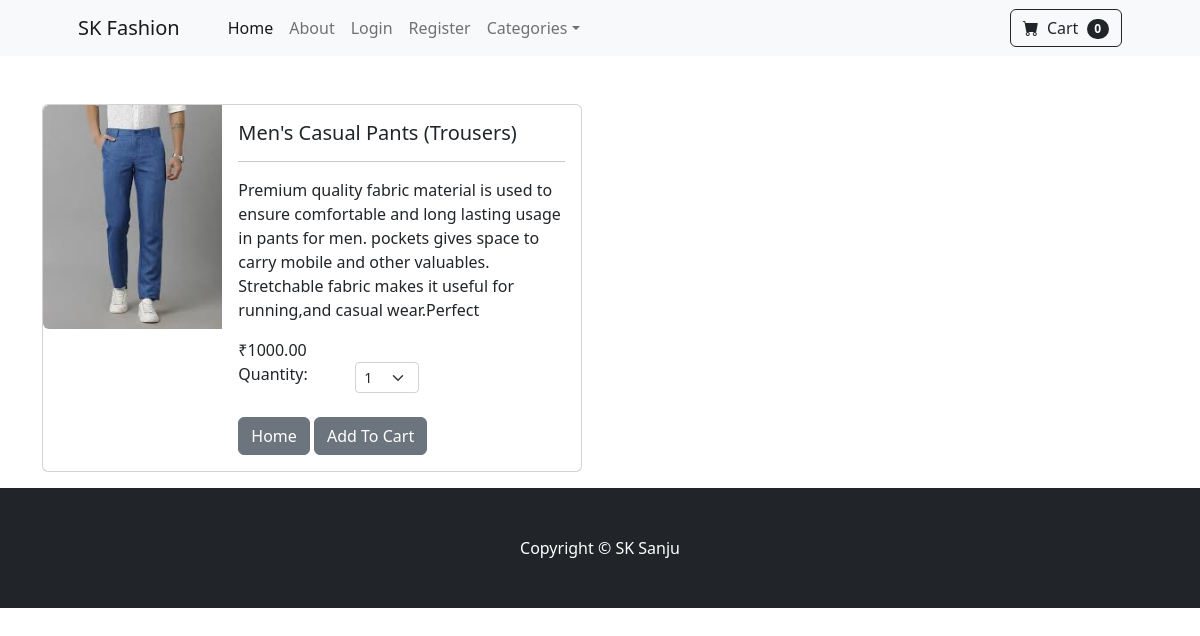
The app's page /product/3 with its own data.
### store/models.py (models this page shows, shortened)
class Product(models.Model):
    id = models.AutoField(primary_key=True)
    name = models.CharField(max_length=50)
    price = models.DecimalField(default=0, decimal_places=2, max_digits=10)
    category = models.ForeignKey(Category, on_delete=models.CASCADE, db_column='category_id', blank=False, null=False)
    description = models.CharField(max_length=250, default='', blank=True, null=True)
    image = models.ImageField( upload_to='uploads/product/')
    is_sale = models.BooleanField(default=False)
    sale_price = models.DecimalField(default=0, decimal_places=2, max_digits=10)

### store/views.py (the view)
# urls.py: path('product/<int:pk>',views.product, name='product'),
def product(request,pk):
    product = Product.objects.get(id=pk)
    return render (request, 'product.html',{'product':product})

### cart/cart.py (called while the page is built)
    def __len__(self):
        return len(self.cart)

### cart/context_processors.py (called while the page is built)
def cart(request):
    return{'cart':Cart(request)}

### store/templates/product.html (shortened to what this page needs)
{% extends "base.html" %}
{% block content %}
<div class="container">
    <br><br>
    <div class="card mb-3" style="max-width: 540px;">
        <div class="row g-0">
            <div class="col-md-4">
                <img src="{{product.image.url}}" class="img-fluid rounded-start" alt="...">
            </div>
            <div class="col-md-8">
                <div class="card-body">
                    <h5 class="card-title">{{product.name}}</h5>
                    <hr>
                    <p class="card-text">{{product.description}}</p>
                    {% if product.is_sale %}
                    <strong>₹{{product.sale_price}}</strong>
                    &nbsp;
                    <strike>
                        ₹{{product.price}}
                    </strike>
                    {% else %}
                    ₹{{product.price}}
                    <br>
                    {% endif %}
                    <div class="row">
                        <div class=" col-md-4">Quantity:</div>
                        <div class="col-md-3">
                            <select class="form-select form-select-sm" id="qty-cart">
                                <option value="1">1</option>
                            </select>
                        </div>
                    </div>
                    <br>
                    <a href="{% url "home" %}" class="btn btn-secondary">Home</a>
                    <button type="button" value="{{ product.id }}" class="btn btn-secondary" id="add-cart" >Add To Cart</button>
                </div>
            </div>
        </div>
    </div>
</div>
{% endblock %}

### records on screen
Product: image (picture), name "Men's Casual Pants (Trousers)", description "Premium quality fabric material is used to ensure comfortable and long lasting usage in pants for men. pockets gives space to carry mobile and other valuables. Stretchable fabric makes it useful for running,and casual wear.Perfect", price "1000.00"

### other values on screen
{{ cart|length }} "0"
